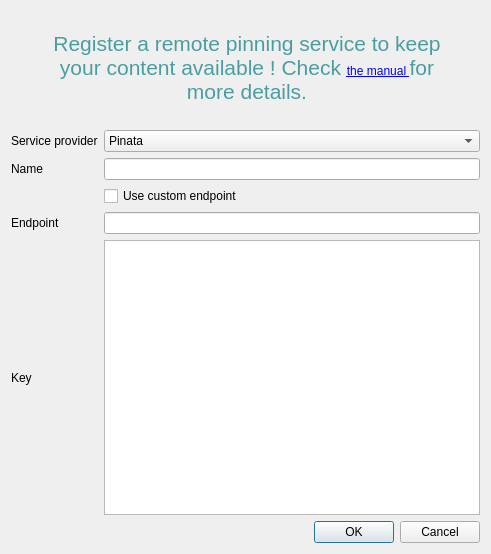
<?xml version="1.0" encoding="UTF-8"?>
<ui version="4.0">
 <class>PinningServiceAddDialog</class>
 <widget class="QDialog" name="PinningServiceAddDialog">
  <property name="geometry">
   <rect>
    <x>0</x>
    <y>0</y>
    <width>491</width>
    <height>554</height>
   </rect>
  </property>
  <property name="windowTitle">
   <string>Configure a new remote pinning service</string>
  </property>
  <layout class="QGridLayout" name="gridLayout_2">
   <item row="1" column="0">
    <layout class="QGridLayout" name="gridLayout">
     <item row="2" column="1">
      <widget class="QLineEdit" name="name">
       <property name="maxLength">
        <number>32</number>
       </property>
      </widget>
     </item>
     <item row="0" column="1">
      <layout class="QHBoxLayout" name="hLayoutInfo"/>
     </item>
     <item row="1" column="1">
      <widget class="QComboBox" name="provider">
       <item>
        <property name="text">
         <string>Pinata</string>
        </property>
       </item>
       <item>
        <property name="text">
         <string>Web3.storage</string>
        </property>
       </item>
       <item>
        <property name="text">
         <string>Estuary.tech</string>
        </property>
       </item>
       <item>
        <property name="text">
         <string>Nft.storage</string>
        </property>
       </item>
       <item>
        <property name="text">
         <string>Other</string>
        </property>
       </item>
      </widget>
     </item>
     <item row="6" column="1">
      <widget class="QTextEdit" name="secret"/>
     </item>
     <item row="5" column="1">
      <widget class="QLineEdit" name="endpoint">
       <property name="maxLength">
        <number>256</number>
       </property>
      </widget>
     </item>
     <item row="2" column="0">
      <widget class="QLabel" name="label_4">
       <property name="toolTip">
        <string>&lt;html&gt;&lt;head/&gt;&lt;body&gt;&lt;p&gt;Pinning service name&lt;/p&gt;&lt;/body&gt;&lt;/html&gt;</string>
       </property>
       <property name="text">
        <string>Name</string>
       </property>
      </widget>
     </item>
     <item row="1" column="0">
      <widget class="QLabel" name="label_2">
       <property name="text">
        <string>Service provider</string>
       </property>
      </widget>
     </item>
     <item row="6" column="0">
      <widget class="QLabel" name="label_3">
       <property name="toolTip">
        <string>&lt;html&gt;&lt;head/&gt;&lt;body&gt;&lt;p&gt;Paste here the remote pinning service API key (JWT format)&lt;/p&gt;&lt;/body&gt;&lt;/html&gt;</string>
       </property>
       <property name="text">
        <string>Key</string>
       </property>
      </widget>
     </item>
     <item row="3" column="1">
      <widget class="QCheckBox" name="endpointCustom">
       <property name="text">
        <string>Use custom endpoint</string>
       </property>
      </widget>
     </item>
     <item row="5" column="0">
      <widget class="QLabel" name="label">
       <property name="text">
        <string>Endpoint</string>
       </property>
      </widget>
     </item>
    </layout>
   </item>
   <item row="2" column="0">
    <widget class="QDialogButtonBox" name="buttonBox">
     <property name="standardButtons">
      <set>QDialogButtonBox::Cancel|QDialogButtonBox::Ok</set>
     </property>
    </widget>
   </item>
   <item row="0" column="0">
    <widget class="QLabel" name="label_5">
     <property name="styleSheet">
      <string notr="true">color: #4a9ea1;
padding: 20px;</string>
     </property>
     <property name="text">
      <string>&lt;html&gt;&lt;head/&gt;&lt;body&gt;&lt;p align=&quot;center&quot;&gt;&lt;span style=&quot; font-size:16pt;&quot;&gt;Register a remote pinning service to keep your content available ! Check &lt;/span&gt;&lt;a href=&quot;manual:/pinning.html#remote&quot;&gt;&lt;span style=&quot; text-decoration: underline; color:#0000ff;&quot;&gt;the manual &lt;/span&gt;&lt;/a&gt;&lt;span style=&quot; font-size:16pt;&quot;&gt;for more details.&lt;/span&gt;&lt;/p&gt;&lt;/body&gt;&lt;/html&gt;</string>
     </property>
     <property name="wordWrap">
      <bool>true</bool>
     </property>
    </widget>
   </item>
  </layout>
 </widget>
 <tabstops>
  <tabstop>name</tabstop>
  <tabstop>endpoint</tabstop>
  <tabstop>secret</tabstop>
  <tabstop>provider</tabstop>
 </tabstops>
 <resources/>
 <connections/>
</ui>
